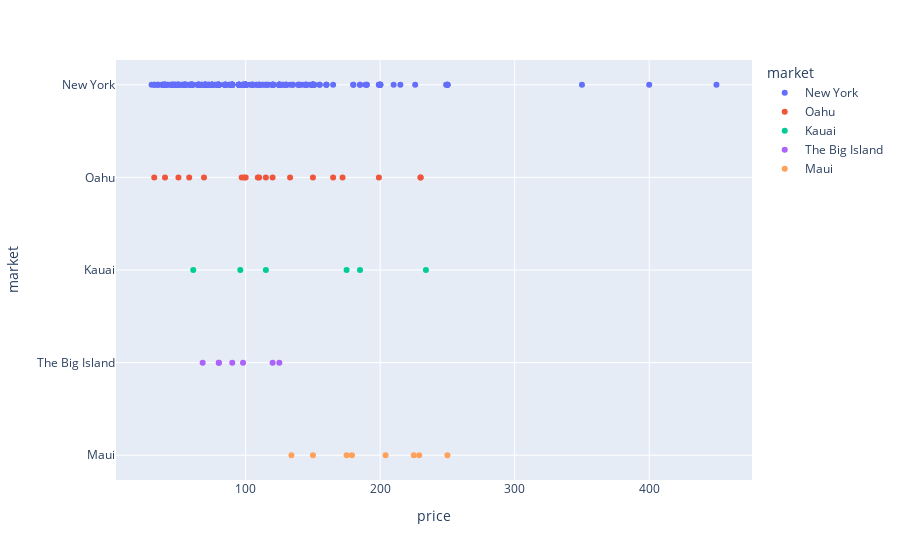

The cell this chart's notebook holds for it:
### Code cell
import plotly.express as px
data = merged_df[(merged_df['country'] == 'United States')&
                (merged_df['property_type'] == 'Apartment')&
                (merged_df['bedrooms'] == 1)&
                (merged_df['beds'] == 1)]
fig = px.scatter(
    data_frame = data,
    x = 'price',
    y = 'market',
    color = 'market'
)
fig

### Figure 1 — Plotly figure (JSON) as saved in the notebook; plotly's stock layout.template omitted (floating-point values rounded to 4 significant figures; data arrays with more than 128 entries replaced by an {"elided": "..."} marker saying what was removed)
{"data": [{"hovertemplate": "market=%{y}<br>price=%{x}<extra></extra>", "legendgroup": "New York", "marker": {"color": "#636efa", "symbol": "circle"}, "mode": "markers", "name": "New York", "orientation": "h", "showlegend": true, "type": "scatter", "x": {"elided": "288 int values"}, "xaxis": "x", "y": {"elided": "288 str values"}, "yaxis": "y"}, {"hovertemplate": "market=%{y}<br>price=%{x}<extra></extra>", "legendgroup": "Oahu", "marker": {"color": "#EF553B", "symbol": "circle"}, "mode": "markers", "name": "Oahu", "orientation": "h", "showlegend": true, "type": "scatter", "x": [99, 97, 100, 58, 50, 115, 120, 110, 109, 199, 69, 230, 172, 230, 165, 40, 150, 32, 133], "xaxis": "x", "y": ["Oahu", "Oahu", "Oahu", "Oahu", "Oahu", "Oahu", "Oahu", "Oahu", "Oahu", "Oahu", "Oahu", "Oahu", "Oahu", "Oahu", "Oahu", "Oahu", "Oahu", "Oahu", "Oahu"], "yaxis": "y"}, {"hovertemplate": "market=%{y}<br>price=%{x}<extra></extra>", "legendgroup": "Kauai", "marker": {"color": "#00cc96", "symbol": "circle"}, "mode": "markers", "name": "Kauai", "orientation": "h", "showlegend": true, "type": "scatter", "x": [234, 185, 61, 175, 96, 115], "xaxis": "x", "y": ["Kauai", "Kauai", "Kauai", "Kauai", "Kauai", "Kauai"], "yaxis": "y"}, {"hovertemplate": "market=%{y}<br>price=%{x}<extra></extra>", "legendgroup": "The Big Island", "marker": {"color": "#ab63fa", "symbol": "circle"}, "mode": "markers", "name": "The Big Island", "orientation": "h", "showlegend": true, "type": "scatter", "x": [80, 80, 125, 68, 90, 120, 98], "xaxis": "x", "y": ["The Big Island", "The Big Island", "The Big Island", "The Big Island", "The Big Island", "The Big Island", "The Big Island"], "yaxis": "y"}, {"hovertemplate": "market=%{y}<br>price=%{x}<extra></extra>", "legendgroup": "Maui", "marker": {"color": "#FFA15A", "symbol": "circle"}, "mode": "markers", "name": "Maui", "orientation": "h", "showlegend": true, "type": "scatter", "x": [150, 229, 179, 225, 204, 250, 134, 175], "xaxis": "x", "y": ["Maui", "Maui", "Maui", "Maui", "Maui", "Maui", "Maui", "Maui"], "yaxis": "y"}], "layout": {"legend": {"title": {"text": "market"}, "tracegroupgap": 0}, "margin": {"t": 60}, "xaxis": {"anchor": "y", "domain": [0, 1], "title": {"text": "price"}}, "yaxis": {"anchor": "x", "categoryarray": [null, "Maui", "The Big Island", "Kauai", "Oahu", "New York"], "categoryorder": "array", "domain": [0, 1], "title": {"text": "market"}}}}
